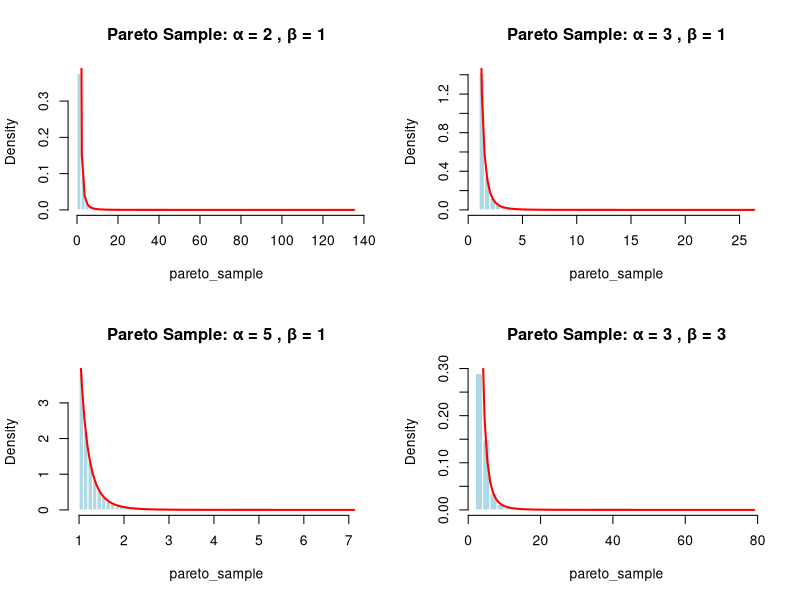
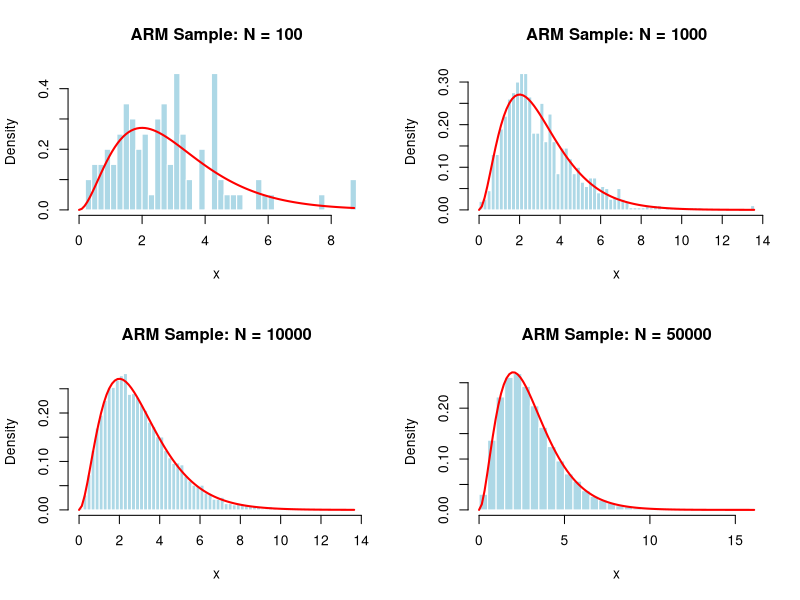
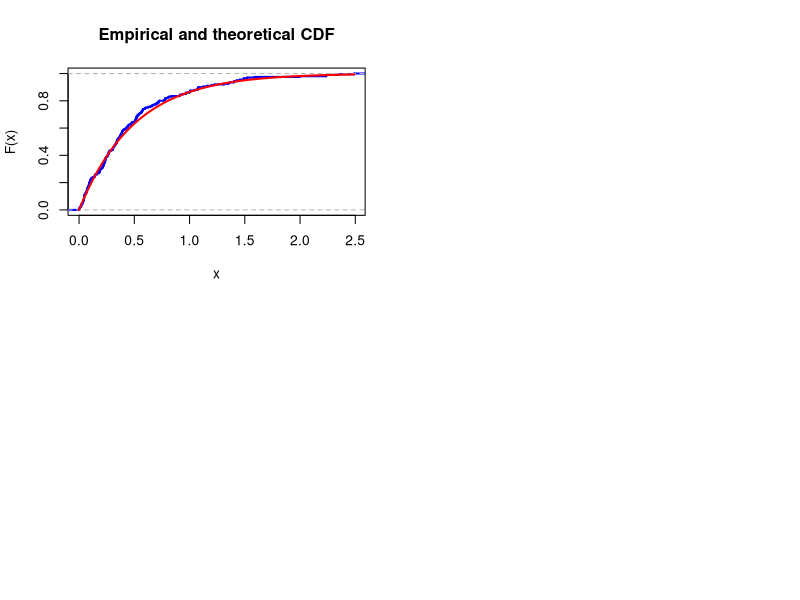

Write the R code that produced these figures, in order.
# Q1
# inverse distribution function calculation (Let alpha = a, beta = b)
# f(x) = a * b^a / x^(a + 1), x >= b > 0

# integrate f(x) from b to x 
# # take a * b^a outside the integral
# # integrate 1/x^(a + 1) -> x^(-a - 1) -> x^(-a) / -a
# # a * b^a * (x^(-a) / -a = - b^a * x^(-a) = - (b / x)^a
# # apply limits: - (b / x)^a + (b / b)^a = 1 - (b / x)^a

# set 1 - (b / x)^a = u, solve for x
# # (b / x)^a = 1 - u
# # b / x = (1 - u)^(1/a)
# # x = b / (1 - u)^(1/a)

# Pareto inverse CDF for U ~ Uniform(0,1): X = b / (1 - U)^(1/a)
inverse_pareto <- function(u, alpha, beta) {
  return(beta / (1 - u)^(1/alpha))
}

density_pareto <- function(x, beta, alpha) {
  ifelse(x < beta, 0, alpha * beta^alpha / x^(alpha + 1))
}

alpha <- c(2,3,5,3)
beta <- c(1,1,1,3)
n <- 10000
set.seed(2025)
par(mfrow = c(2,2))
pareto_mean <- numeric(length(alpha))
# Theoretical mean calculation
# E[x] = integral {from b to inf} x * f(x) = integral x * ((a * b^a) / (x^(a + 1)))
# = (a * b^a) / (x^a) = a * b^a * integral 1 / x^a 
# = x^-a = x^(-a + 1) / (-a + 1) = x^(1 - a) / (1 - a) = (a * b^a) / ((1 - a) * x^(a - 1))
# apply limits: (a * b^a) / ((1 - a) * x^(a - 1)) {from b to inf}
# = 0 {x -> inf} - (a * b^a) / ((1 - a) * b^(a - 1))
# = (a * b^a) / ((a - 1) * b^(a - 1)) = (a * b) / (a - 1)

# Theoretical mean = (a * b) / (a - 1)
theoretical_mean <- function(alpha, beta) {
  return((alpha * beta) / (alpha - 1))
}
pareto_var <- numeric(length(alpha))
# Theoretical variance calculation
# Var[x] = E[x^2] - (E[x])^2 = integral {from b to inf} x^2 * f(x) - (E[x])^2

# E[x^2] = integral {from b to inf} x^2 * f(x) = x^2 * ((a * b^a) / (x^(a + 1)))
# # = (a * b^a) integral x / x^a = x^(-a + 1) = (x^(-a + 2)) / (-a + 2)
# # = (a * b^a) / (2 - a)(x^(a - 2))
# # apply limits = - a / (2 - a) * b^a / b^(a - 2) = a / ((a - 2) * b^-2) = (a * b^2) / (a - 2)

# (E[x])^2 = ((a * b) / (a - 1))^2

# (a * b^2) / (a - 2) - ((a * b) / (a - 1))^2
# a * b^2 (1 / (a - 2) - a / (a - 1)^2)
# a * b^2 ((a - 1)^2 - a * (a - 2)) / ((a - 2) * (a - 1)^2)
# # = a^2 - 2a + 1 - a^2 + 2a = 1
# a *b^2 / ((a - 2) * (a - 1)^2) 

# Theoretical variance = (a * b^2) / ((a - 1)^2 * (a - 2))
theoretical_var <- function(alpha, beta) {
  return((alpha * beta^2) / ((alpha - 1)^2 * (alpha - 2)))
}
u = runif(n)
for (i in seq_along(alpha)) {
  pareto_sample <- inverse_pareto(u, alpha[i], beta[i])
  pareto_mean[i] <- mean(pareto_sample)
  pareto_var[i] <- var(pareto_sample)

  hist(
    pareto_sample,
    breaks = 50,
    probability = TRUE,
    main = paste("Pareto Sample: α =", alpha[i], ", β =", beta[i]),
    col = "lightblue",
    border = "white",
    xlim = c(beta[i], max(pareto_sample))
  )
  x_grid <- seq(beta[i], max(pareto_sample), length.out = 100)
  lines(x_grid, density_pareto(x_grid, beta[i], alpha[i]), col = "red", lwd = 2)
}
moment_results <- data.frame(
  alpha = alpha,
  beta = beta,
  sample_mean = pareto_mean,
  theoretical_mean = theoretical_mean(alpha, beta),
  sample_var = pareto_var,
  theoretical_var = theoretical_var(alpha, beta)
)

print(moment_results)

#Q2 - ARM
# f(x) = (x^2 / 2) * e^-x, x >= 0
# g(x) = lambda * e^(-lambda * x), x >= 0
# m(x) = f(x) / g(x) = (x^2 / 2 * lambda) * e^(-x * (1 - lambda))

# maximise m -> differentiate m with respect to x and set to 0
# # product rule: (uv)' = u'v + uv'
# # u = (x^2 / 2 * lambda), v = e^(-x * (1 - lambda))
# # u' = x / lambda, v' = - (1 - lambda) * e^(-x * (1 - lambda))
# # m'(x) factorised = ((x * e^(-x * (1 - lambda))) /  lambda) * 1 - (x * (1 - lambda) / 2)
# # set m'(x) = 0, solve for x
# # ((x * e^(-x * (1 - lambda))) /  lambda) can't be 0, so 1 - (x * (1 - lambda) / 2) = 0
# # x = 2 / (1 - lambda)

# sub it back into m(x): (1 / 2 * lambda) * (2 / (1 - lambda))^2 * e^((-2 / (1 - lambda)) * (1 - lambda)))
# simplify: (2 * e^-2) / (lambda * (1 - lambda)^2)
# minimise c: same as maximising inverse = lambda * (1 - lambda)^2
# differentiate with respect to lambda and set to 0
# lambda * (1 - lambda)^2 = lambda^3 - 2lambda^2 + lambda
# differentiate: 3lambda^2 - 4lambda + 1 = 0
# factorise: (lambda - 1)(3lambda - 1) = 0
# lambda = 1, 1/3. 1 is not in (0,1), so lambda = 1/3

# calculate optimal c: (2 * e^-2) / (1/3 * (1 - 1/3)^2) = 2 * e^-2 / (1/3 * 4/9) = 2 * e^-2 / (4/27) = 27 * e^-2 / 2
set.seed(2025)
arm <- function(N) {
  lambda <- 1/3
  c <- 27 * exp(-2) / 2
  fx <- function(x) {
    return((x^2 / 2) * exp(-x))
  }
  gx <- function(x, lambda) {
    return(lambda * exp(-lambda * x))
  }
  observed <- numeric(N)
  accepted <- 0
  while (accepted < N) {
    y <- rexp(1, rate = lambda)
    u <- runif(1)
    if (u <= fx(y) / (c * gx(y, lambda))) {
      accepted <- accepted + 1
      observed[accepted] <- y
    }
  }
  return(observed)
}

sample_sizes <- c(100, 1000, 10000, 50000)
for (i in seq_along(sample_sizes)) {
  arm_sample <- arm(sample_sizes[i])

  hist(
    arm_sample,
    breaks = 50,
    probability = TRUE,
    main = paste("ARM Sample: N =", sample_sizes[i]),
    xlab = "x",
    xlim = c(0, max(arm_sample)),
    col = "lightblue",
    border = "white",

  )
 curve(
    (x^2 / 2) * exp(-x),
    from = 0,
    to = max(arm_sample),
    add = TRUE,
    col = "red",
    lwd = 2
  )
}

#Q3 - KS-test
#X ~ Exp(2)
# F2(x) = 1 - e^(-2 * x), x >= 0
    set.seed(2025)
    N <- 200
    rate <- 2
    alpha <- 0.05

    exp_sample <- rexp(N, rate = rate)
    empirical_cdf <- ecdf(exp_sample)
      

    plot(
      empirical_cdf,
      verticals = TRUE,
      do.points = FALSE,
      main = "Empirical and theoretical CDF",
      xlab = "x",
      ylab = "F(x)",
      xlim = c(0, max(exp_sample)),
      col = "blue",
      lwd = 2
    )

x_grid <- seq(0, max(exp_sample), length.out = 1000)

lines(x_grid, pexp(x_grid, rate = rate), col = "red", lwd = 2)

ordered_sample <- sort(exp_sample)

theoretical_cdf <- pexp(ordered_sample, rate = rate)

D_plus <- max((1:N)/N - theoretical_cdf)
D_minus <- max(theoretical_cdf - (0:(N-1))/N)
D_N <- max(D_plus, D_minus)

manual_results <- data.frame(
  D_plus = D_plus,
  D_minus = D_minus, 
  D_N = D_N
)
print(manual_results)

ks_result <- ks.test(
  exp_sample,
  "pexp",
  rate = rate,
  exact = FALSE
)

if (ks_result$p.value < alpha) {
  print(
    "Reject H0 at the 5% significance level."
  )
} else {
  print(
    "Do not reject H0 at the 5% significance level."
  )
}

M <- 1000
rejected <- numeric(M)
set.seed(2025)
for (m in 1:M) {
  gen_sample <- rexp(N, rate = rate)
  gen_result <- ks.test(gen_sample, "pexp", rate = rate, exact = FALSE)
  if (gen_result$p.value < alpha) {
    rejected[m] <- 1
  }
}

number_rejected <- sum(rejected)
rejection_proportion <- mean(rejected)
rejection_percentage <- 100 * rejection_proportion

simulation_results <- data.frame(
  number_of_simulations = M,
  sample_size = N,
  number_rejected = number_rejected,
  rejection_proportion = rejection_proportion,
  rejection_percentage = rejection_percentage 
)
print(simulation_results)

expected_rejections <- alpha * M
expected_rejections
